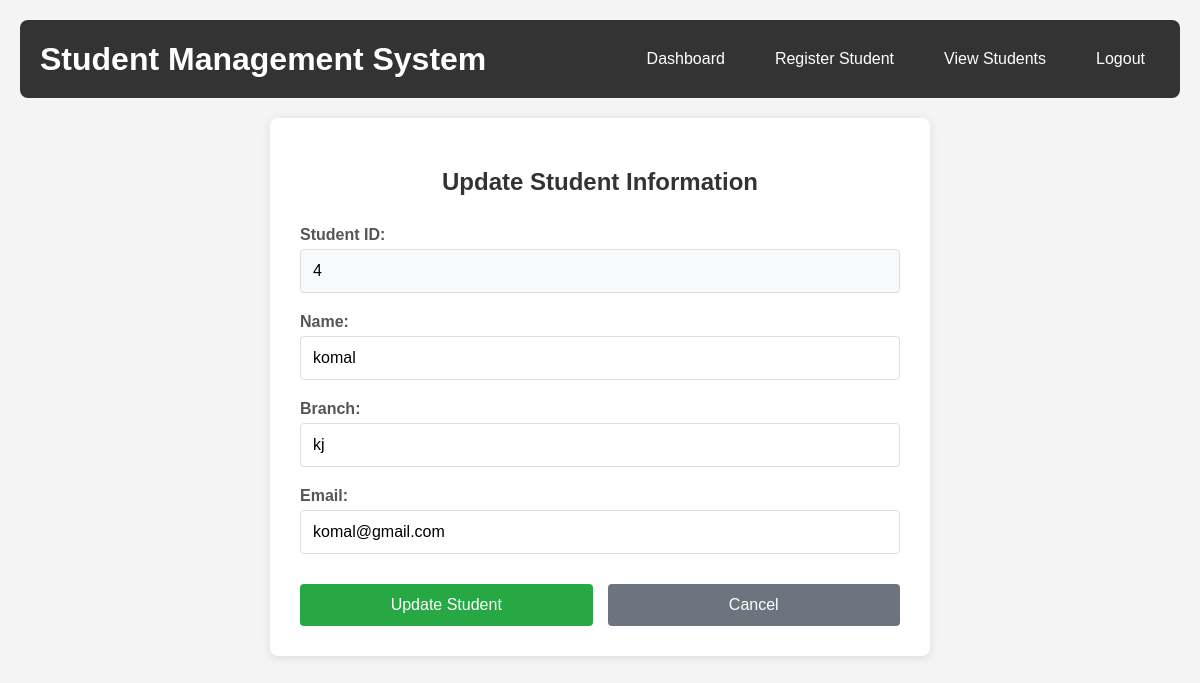
/updatestudent/4/, run on the app's committed database.
### app1/models.py (models this page shows, shortened)
class app1_Student(models.Model):
    name=models.CharField(max_length=100)
    branch = models.CharField(max_length=100)
    email = models.CharField(max_length=100)

### app1/views.py (the view)
# urls.py: path('updatestudent/<int:id>/', updatestudent, name='updatestudent'),
def updatestudent(request, id):
    student = app1_Student.objects.get(id=id)
    if request.method == 'POST':
        student.name = request.POST['T1']
        student.branch = request.POST['T2']
        student.email = request.POST['T3']
        student.save()
        return redirect('showstudent')
    return render(request, 'updatestudent.html', {'student': student})

### app1/templates/updatestudent.html (shortened to what this page needs)
<!DOCTYPE html>
<html lang="en">
<head>
</head>
<body>
    <div class="header">
        <h1>Student Management System</h1>
        <div class="nav-links">
            <a href="{% url 'dashboard' %}">Dashboard</a>
            <a href="{% url 'StudentReg' %}">Register Student</a>
            <a href="{% url 'showstudent' %}">View Students</a>
            <a href="{% url 'logout' %}">Logout</a>
        </div>
    </div>
    <div class="container">
        <h2>Update Student Information</h2>
        <form method="post" action="">
            <div class="form-row">
                <label for="T1">Student ID:</label>
                <input type="text" id="id" name="id" value="{{ student.id }}" readonly />
            </div>
            <div class="form-row">
                <label for="T1">Name:</label>
                <input type="text" id="T1" name="T1" value="{{ student.name }}" required />
            </div>
            <div class="form-row">
                <label for="T2">Branch:</label>
                <input type="text" id="T2" name="T2" value="{{ student.branch }}" required />
            </div>
            <div class="form-row">
                <label for="T3">Email:</label>
                <input type="email" id="T3" name="T3" value="{{ student.email }}" required />
            </div>
            <div class="button-group">
                <button type="submit" class="btn btn-success">Update Student</button>
                <a href="{% url 'showstudent' %}" class="btn btn-secondary">Cancel</a>
            </div>
        </form>
    </div>
</body>
</html>

### app1/templates/updatestudent.html (style rules this page uses)
body { font-family: Arial, sans-serif; background-color: #f4f4f4; margin: 0; padding: 20px; }
.header { background-color: #333; color: white; padding: 20px; display: flex; justify-content: space-between; align-items: center; margin-bottom: 20px; border-radius: 8px; }
.header h1 { margin: 0; }
.nav-links { display: flex; gap: 20px; }
.nav-links a { color: white; text-decoration: none; padding: 10px 15px; border-radius: 4px; transition: background-color 0.3s; }
.container { max-width: 600px; margin: 0 auto; background-color: white; padding: 30px; border-radius: 8px; box-shadow: 0 2px 10px rgba(0, 0, 0, 0.1); }
h2 { text-align: center; color: #333; margin-bottom: 30px; }
.form-row { margin-bottom: 20px; }
.form-row label { display: block; margin-bottom: 5px; color: #555; font-weight: bold; }
.form-row input { width: 100%; padding: 12px; border: 1px solid #ddd; border-radius: 4px; font-size: 16px; box-sizing: border-box; }
.form-row input[readonly] { background-color: #f8f9fa; cursor: not-allowed; }
.button-group { display: flex; gap: 15px; margin-top: 30px; }
.btn { padding: 12px 24px; border: none; border-radius: 4px; font-size: 16px; cursor: pointer; text-decoration: none; display: inline-block; transition: background-color 0.3s; flex: 1; text-align: center; }
.btn-secondary { background-color: #6c757d; color: white; }
.btn-success { background-color: #28a745; color: white; }

### data on the page
app1_Student: id "4", T1 "komal", T2 "kj", T3 "komal@gmail.com"
